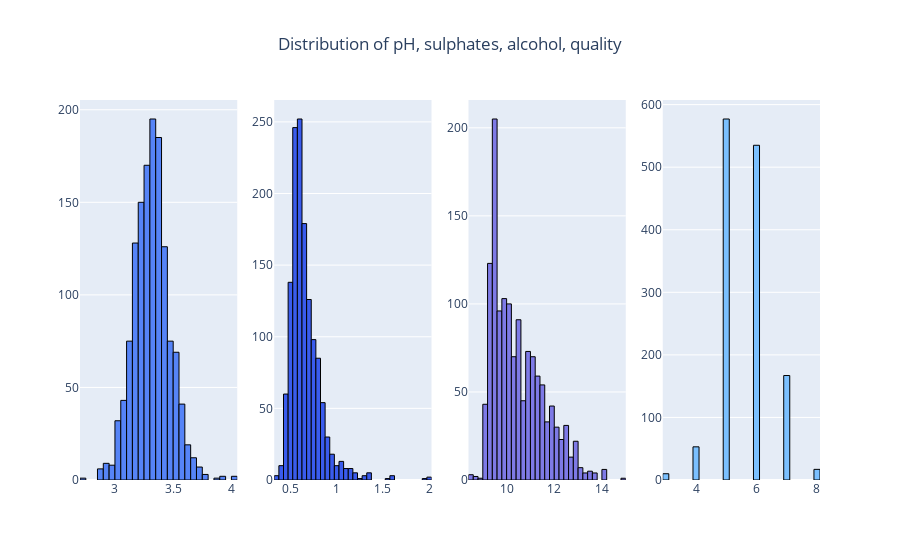

Notebook code cell kept with this figure:
### Markdown cell above
**Chlorides:** The distribution is right-skewed, indicating that most wines have a chloride level around 0.1, with fewer wines having higher chloride levels.

**Free Sulfur Dioxide:** The data is also right-skewed, showing that most wines have a free sulfur dioxide count around 10-20, with only a few wines having a count above 40.

**Total Sulfur Dioxide:** This feature shows a right-skewed distribution, indicating that most wines have a total sulfur dioxide count around 50, with fewer wines having a count above 100.

**Density:** The distribution is approximately normal, suggesting that most wines have a density around 1.0, with few wines having significantly higher or lower densities.

### Code cell
plot_histograms(wine_df, ["pH", "sulphates", "alcohol", "quality"])

### Figure 1 — Plotly figure (JSON) as saved in the notebook; plotly's stock layout.template omitted (floating-point values rounded to 4 significant figures; data arrays with more than 128 entries replaced by an {"elided": "..."} marker saying what was removed)
{"data": [{"marker": {"color": "#5684F7", "line": {"color": "#000000", "width": 1}}, "name": "pH", "nbinsx": 40, "type": "histogram", "x": {"elided": "1359 float values"}, "xaxis": "x", "yaxis": "y"}, {"marker": {"color": "#3A5CED", "line": {"color": "#000000", "width": 1}}, "name": "sulphates", "nbinsx": 40, "type": "histogram", "x": {"elided": "1359 float values"}, "xaxis": "x2", "yaxis": "y2"}, {"marker": {"color": "#7E7AE6", "line": {"color": "#000000", "width": 1}}, "name": "alcohol", "nbinsx": 40, "type": "histogram", "x": {"elided": "1359 float values"}, "xaxis": "x3", "yaxis": "y3"}, {"marker": {"color": "#7BC0FF", "line": {"color": "#000000", "width": 1}}, "name": "quality", "nbinsx": 40, "type": "histogram", "x": {"elided": "1359 int values"}, "xaxis": "x4", "yaxis": "y4"}], "layout": {"autosize": true, "showlegend": false, "title": {"text": "Distribution of pH, sulphates, alcohol, quality", "x": 0.5}, "xaxis": {"anchor": "y", "autorange": true, "domain": [0, 0.2125], "range": [2.7, 4.05], "type": "linear"}, "xaxis2": {"anchor": "y2", "autorange": true, "domain": [0.2625, 0.475], "range": [0.325, 2.025], "type": "linear"}, "xaxis3": {"anchor": "y3", "autorange": true, "domain": [0.525, 0.7375], "range": [8.4, 15], "type": "linear"}, "xaxis4": {"anchor": "y4", "autorange": true, "domain": [0.7875, 1], "range": [2.9, 8.1], "type": "linear"}, "yaxis": {"anchor": "x", "autorange": true, "domain": [0, 1], "range": [0, 205.3]}, "yaxis2": {"anchor": "x2", "autorange": true, "domain": [0, 1], "range": [0, 265.3]}, "yaxis3": {"anchor": "x3", "autorange": true, "domain": [0, 1], "range": [0, 215.8]}, "yaxis4": {"anchor": "x4", "autorange": true, "domain": [0, 1], "range": [0, 607.4]}}}
